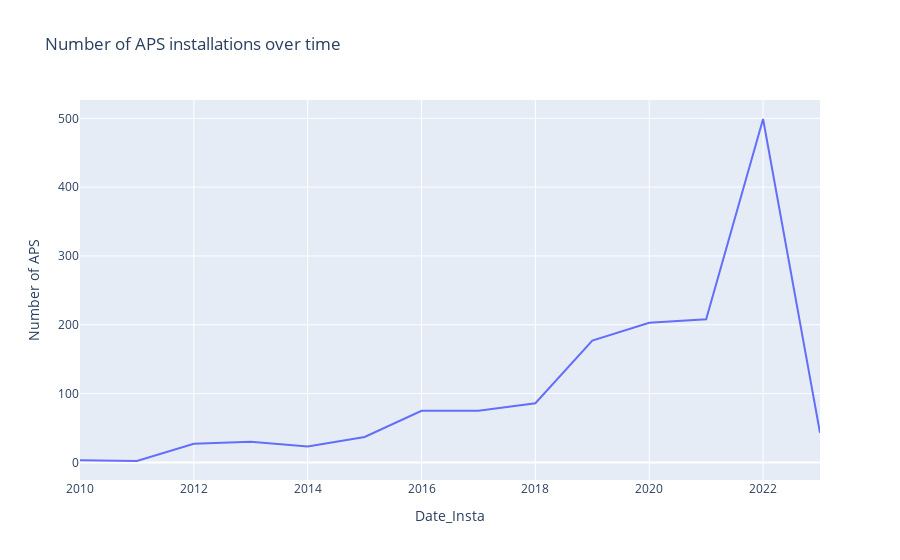

Source (notebook cell):
### Markdown cell above
# Visualization 2: Line chart showing the number of APS installations over time

### Code cell
aps_by_year = aps_data.groupby(pd.to_datetime(aps_data["Date_Insta"]).dt.year).size().reset_index(name="Number of APS")
fig6 = px.line(aps_by_year, x="Date_Insta", y="Number of APS", title="Number of APS installations over time")
fig6.show()

### Figure 1 — Plotly figure (JSON) as saved in the notebook; plotly's stock layout.template omitted (floating-point values rounded to 4 significant figures)
{"data": [{"hovertemplate": "Date_Insta=%{x}<br>Number of APS=%{y}<extra></extra>", "legendgroup": "", "line": {"color": "#636efa", "dash": "solid"}, "marker": {"symbol": "circle"}, "mode": "lines", "name": "", "orientation": "v", "showlegend": false, "type": "scatter", "x": [2010, 2011, 2012, 2013, 2014, 2015, 2016, 2017, 2018, 2019, 2020, 2021, 2022, 2023], "xaxis": "x", "y": [3, 2, 27, 30, 23, 37, 75, 75, 86, 177, 203, 208, 499, 43], "yaxis": "y"}], "layout": {"legend": {"tracegroupgap": 0}, "title": {"text": "Number of APS installations over time"}, "xaxis": {"anchor": "y", "domain": [0, 1], "title": {"text": "Date_Insta"}}, "yaxis": {"anchor": "x", "domain": [0, 1], "title": {"text": "Number of APS"}}}}
